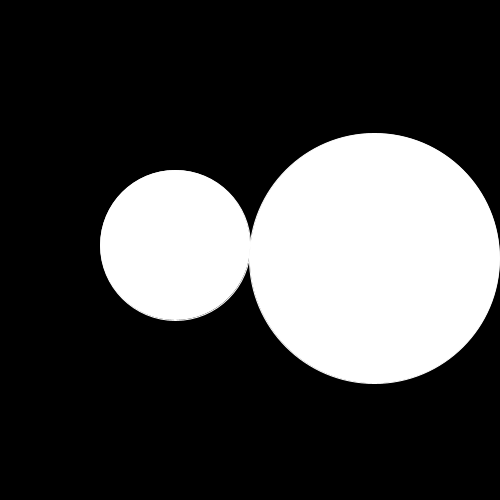
Frame 1 (no input)
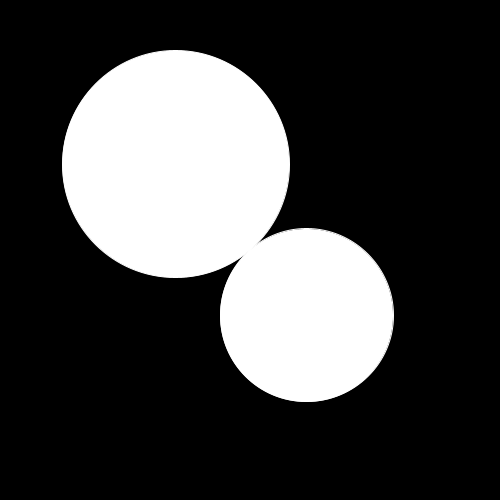
Frame 60 (the mouse pressed at the canvas centre just before this capture)
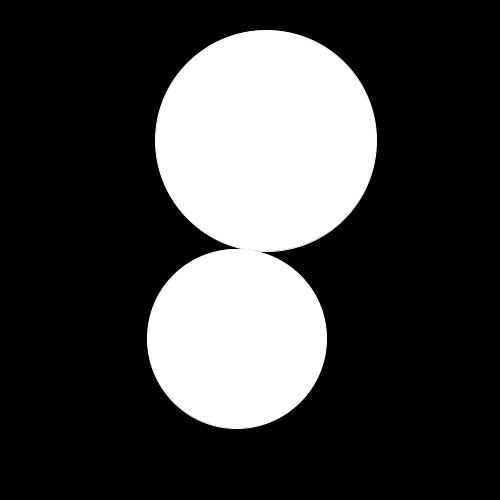
Frame 120 (the mouse held since frame 60 and released just before this capture)

The Processing sketch that drew these frames (run headless with seeded random() and noise(); from frame 60 on, the mouse is pressed at the canvas centre):

// Processing sketch: sketch_170524a
// ── sketch_170524a.pde
float t = 0;

int rayNum = 2;
float r = 200;
float dr = 50;

void setup() {
  size(500, 500);
  stroke(255); 
}

void draw() {
  background(0);
  t++;
  for (int i = 0; i < rayNum; i++) {
   float phi = (2 * PI * i)/ rayNum;
   float _r = r + dr * cos(phi + t/60);
   float x = _r * cos(phi + t/15);
   float y = _r * sin(phi + t/15);
   ellipse(width/2 + x/2, height/2 + y/2, _r, _r);
  }
}
